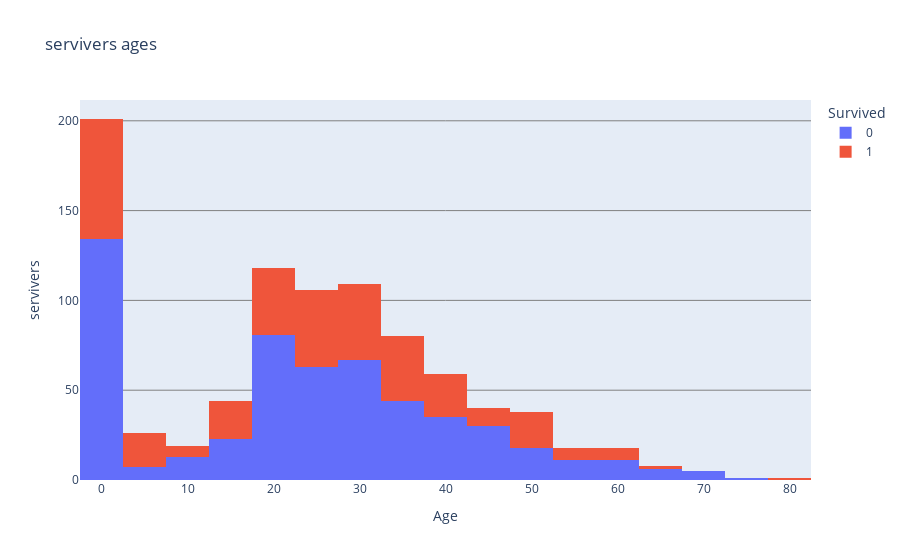

The cell this chart's notebook holds for it:
### Code cell
histo = px.histogram(data, x='Age', nbins=20, title='servivers ages', color='Survived')
histo.update_yaxes(gridcolor='grey', title='servivers')
histo.show()

### Figure 1 — Plotly figure (JSON) as saved in the notebook; plotly's stock layout.template omitted (floating-point values rounded to 4 significant figures; data arrays with more than 128 entries replaced by an {"elided": "..."} marker saying what was removed)
{"data": [{"alignmentgroup": "True", "bingroup": "x", "hovertemplate": "Survived=0<br>Age=%{x}<br>count=%{y}<extra></extra>", "legendgroup": "0", "marker": {"color": "#636efa", "pattern": {"shape": ""}}, "name": "0", "nbinsx": 20, "offsetgroup": "0", "orientation": "v", "showlegend": true, "type": "histogram", "x": {"elided": "549 float values"}, "xaxis": "x", "yaxis": "y"}, {"alignmentgroup": "True", "bingroup": "x", "hovertemplate": "Survived=1<br>Age=%{x}<br>count=%{y}<extra></extra>", "legendgroup": "1", "marker": {"color": "#EF553B", "pattern": {"shape": ""}}, "name": "1", "nbinsx": 20, "offsetgroup": "1", "orientation": "v", "showlegend": true, "type": "histogram", "x": {"elided": "342 float values"}, "xaxis": "x", "yaxis": "y"}], "layout": {"barmode": "relative", "legend": {"title": {"text": "Survived"}, "tracegroupgap": 0}, "title": {"text": "servivers ages"}, "xaxis": {"anchor": "y", "domain": [0, 1], "title": {"text": "Age"}}, "yaxis": {"anchor": "x", "domain": [0, 1], "gridcolor": "grey", "title": {"text": "servivers"}}}}
